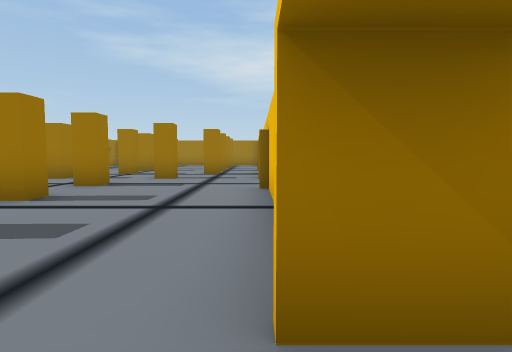
View 1 (above)

24 first-person views from a walk through a scene from a Unity 3-D project. The camera is 1.3 m above the floor, tilts 4° down and sees 80° across. The floor is counted in squares, 2 m on a side. Each view is taken from the middle of a square. On the plan, view 1 faces up. The plan holds only what a view shows up to about 10 squares ahead; the rest is blank. The place goes on beyond the plan. Some animated figures are left out.

View 2
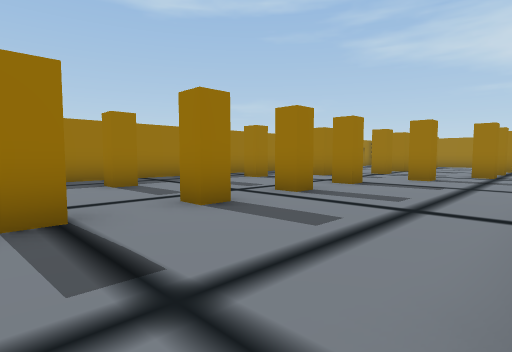

View 3
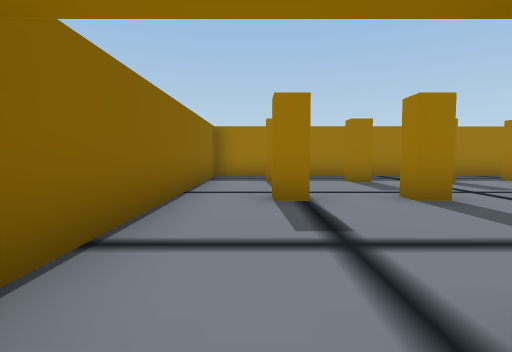

View 4
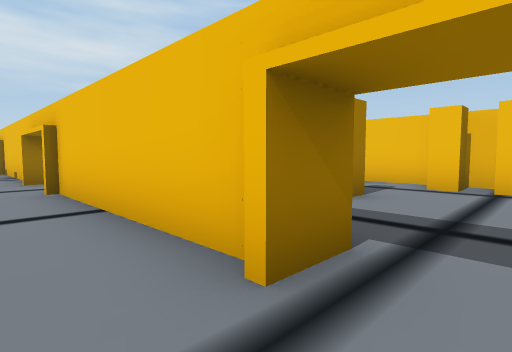

View 5
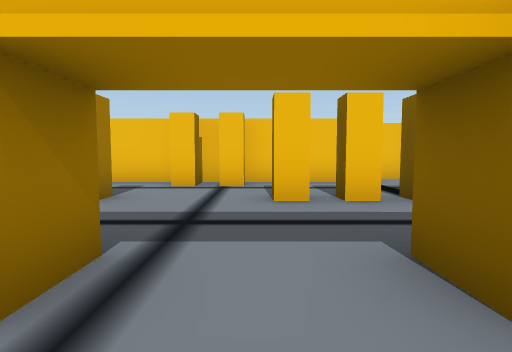

View 6
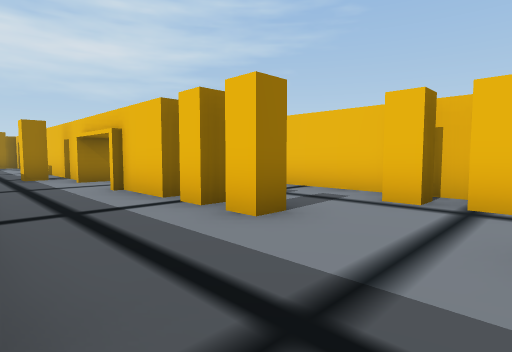

View 7
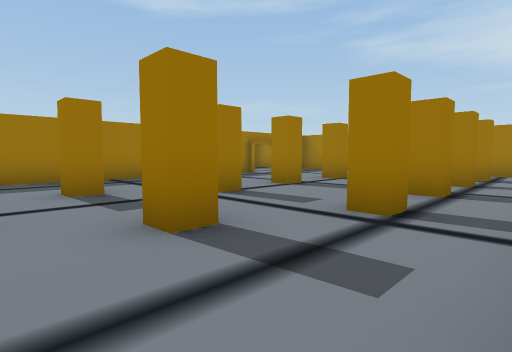

View 8
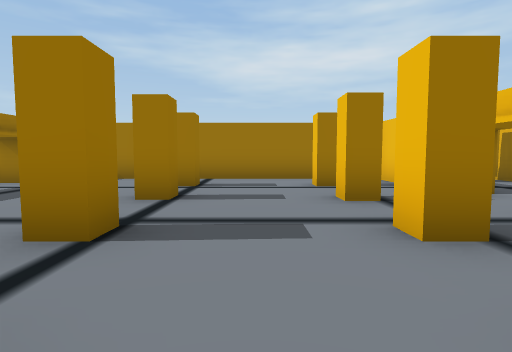

View 9
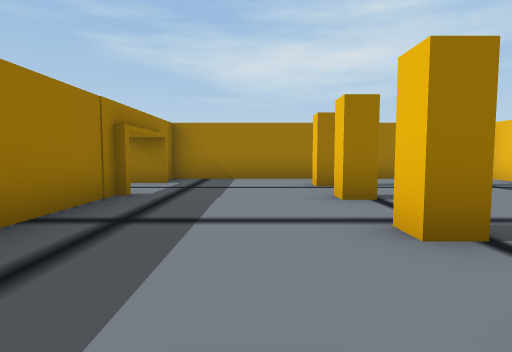

View 10
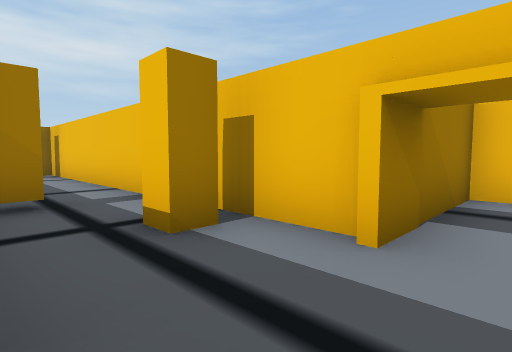

View 11
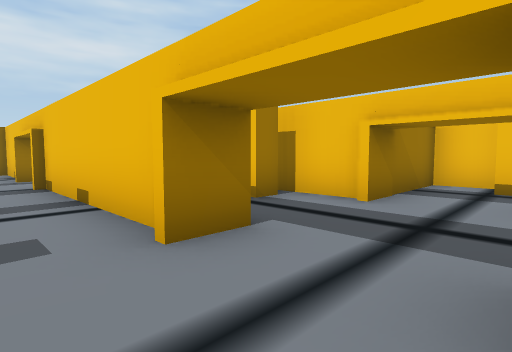

View 12
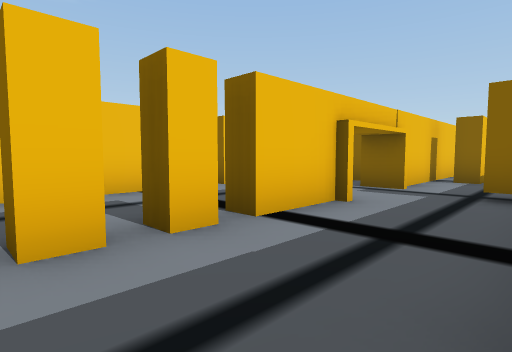

View 13
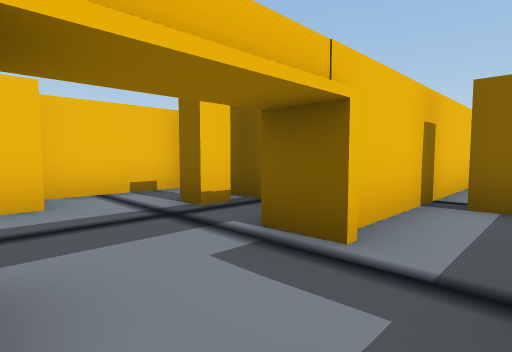

View 14
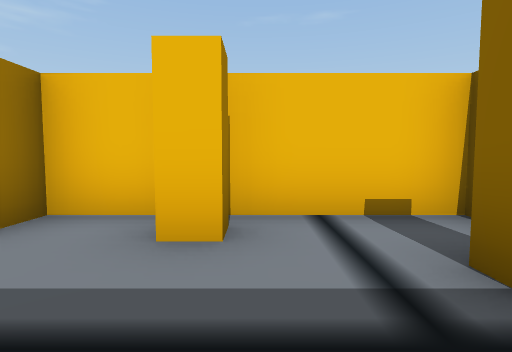

View 15
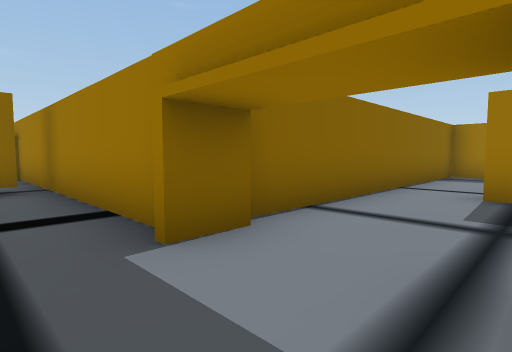

View 16
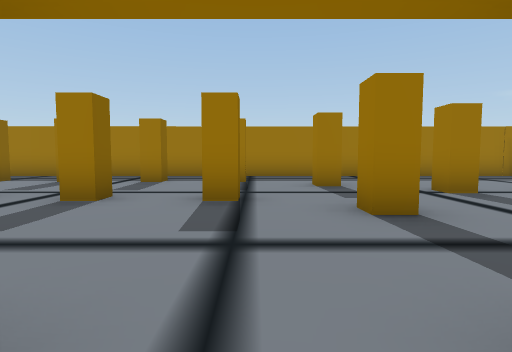

View 17
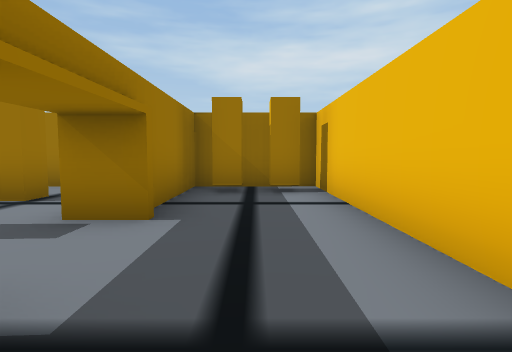

View 18
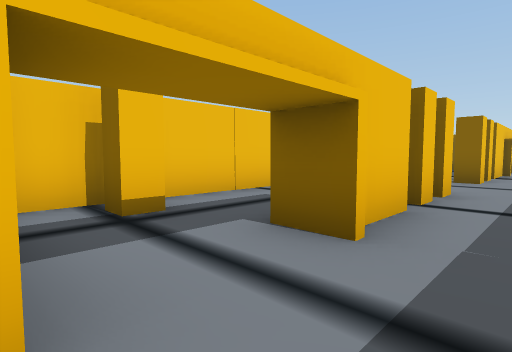

View 19
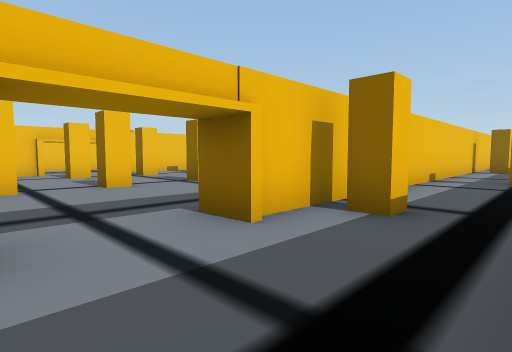

View 20
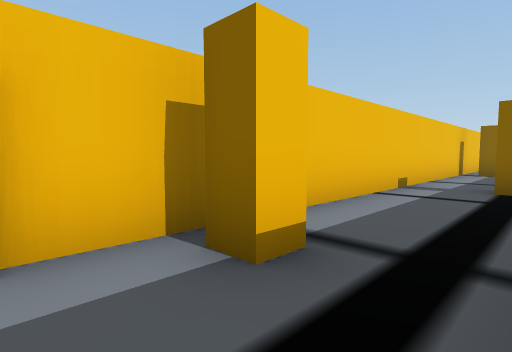

View 21
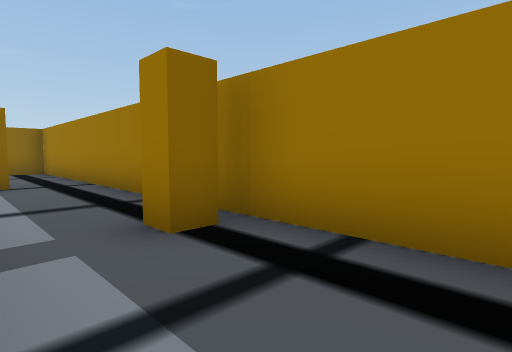

View 22
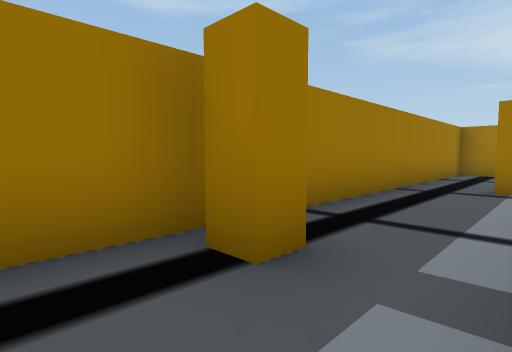

View 23
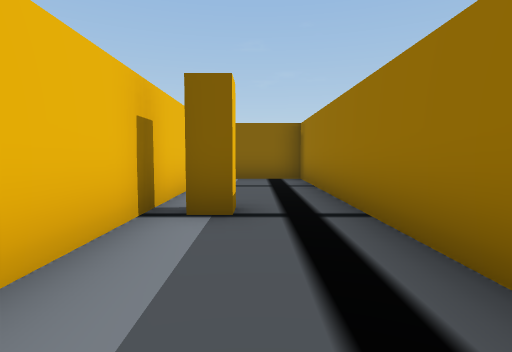

View 24
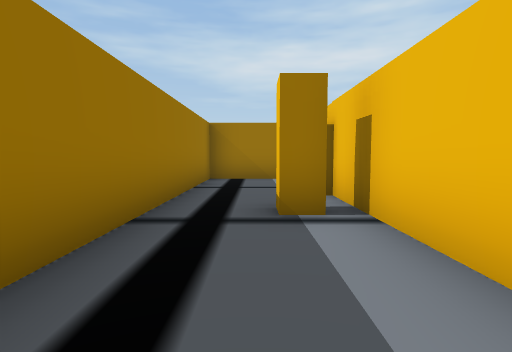

### Floor plan
Ten units are one square. View 1 is at (0, 0); x grows to the right and y downward. Boxes are objects, and circles mark ways between rooms. Rooms are numbered by the first view taken in them; rooms with no view inside come last. Other rooms are left out.
<svg viewBox="-120 -190 200 270">
<path fill="none" stroke="#000" d="M2 -85 2 -105M10 -79 0 -79M2 -124 2 -129M32 -79 32 -145M10 -150 2 -150 2 -157M-83 -148 -82 12 -1 12M-88 -150 -80 -150M3 -12 2 -59M10 -10 0 -10M3 -182 -83 -182 -83 -177M63 25 62 -44M33 39 33 22 37 22M7 15 7 44M0 10 10 10M30 60 40 60M32 -42 32 -59M45 73 72 73 72 28 66 28M-87 -15 -88 -150M-80 -170 -90 -170M-94 -182 -112 -182 -112 12 -94 12M7 -165 7 -156M32 -145 32 -182 16 -182M32 -59 40 -59M62 -44 62 -79 32 -79"/>
<rect x="-75" y="-15" width="20" height="20" fill="#bbb"><title>other object</title></rect>
<rect x="-75" y="-35" width="20" height="20" fill="#bbb"><title>other object</title></rect>
<rect x="-75" y="-55" width="20" height="20" fill="#bbb"><title>other object</title></rect>
<rect x="-75" y="-75" width="20" height="20" fill="#bbb"><title>other object</title></rect>
<rect x="-65" y="-95" width="20" height="20" fill="#bbb"><title>other object</title></rect>
<rect x="-55" y="-135" width="20" height="20" fill="#bbb"><title>other object</title></rect>
<rect x="-55" y="-175" width="20" height="20" fill="#bbb"><title>other object</title></rect>
<rect x="-45" y="-15" width="20" height="20" fill="#bbb"><title>other object</title></rect>
<rect x="-45" y="-35" width="20" height="20" fill="#bbb"><title>other object</title></rect>
<rect x="-45" y="-55" width="20" height="20" fill="#bbb"><title>other object</title></rect>
<rect x="-45" y="-75" width="20" height="20" fill="#bbb"><title>other object</title></rect>
<rect x="-45" y="-115" width="10" height="20" fill="#bbb"><title>other object</title></rect>
<rect x="-45" y="-155" width="10" height="10" fill="#bbb"><title>other object</title></rect>
<rect x="-35" y="-95" width="20" height="20" fill="#bbb"><title>other object</title></rect>
<rect x="-25" y="-115" width="20" height="20" fill="#bbb"><title>other object</title></rect>
<rect x="-25" y="-135" width="20" height="20" fill="#bbb"><title>other object</title></rect>
<rect x="-25" y="-155" width="20" height="20" fill="#bbb"><title>other object</title></rect>
<rect x="-25" y="-175" width="20" height="20" fill="#bbb"><title>other object</title></rect>
<rect x="5" y="-125" width="10" height="20" fill="#bbb"><title>other object</title></rect>
<rect x="15" y="-105" width="20" height="20" fill="#bbb"><title>other object</title></rect>
<rect x="25" y="5" width="20" height="20" fill="#bbb"><title>other object</title></rect>
<rect x="25" y="-5" width="20" height="10" fill="#bbb"><title>other object</title></rect>
<rect x="25" y="-35" width="20" height="20" fill="#bbb"><title>other object</title></rect>
<rect x="25" y="-45" width="20" height="10" fill="#bbb"><title>other object</title></rect>
<rect x="45" y="55" width="20" height="20" fill="#bbb"><title>other object</title></rect>
<rect x="45" y="-15" width="20" height="20" fill="#bbb"><title>other object</title></rect>
<rect x="45" y="-25" width="20" height="10" fill="#bbb"><title>other object</title></rect>
<rect x="55" y="35" width="20" height="20" fill="#bbb"><title>other object</title></rect>
<rect x="-115" y="-95" width="20" height="20" fill="#bbb"><title>other object</title></rect>
<rect x="-105" y="-45" width="20" height="20" fill="#bbb"><title>other object</title></rect>
<rect x="-105" y="-145" width="20" height="20" fill="#bbb"><title>other object</title></rect>
<rect x="5" y="-185" width="10" height="20" fill="#bbb"><title>other object</title></rect>
<rect x="15" y="-185" width="20" height="20" fill="#bbb"><title>other object</title></rect>
<rect x="45" y="-75" width="20" height="20" fill="#bbb"><title>other object</title></rect>
<circle cx="10" cy="0" r="3" fill="#2a7"/>
<circle cx="25" cy="-55" r="3" fill="#2a7"/>
<circle cx="-80" cy="-160" r="3" fill="#2a7"/>
<circle cx="25" cy="-155" r="3" fill="#2a7"/>
<circle cx="40" cy="-70" r="3" fill="#2a7"/>
<circle cx="55" cy="-55" r="3" fill="#2a7"/>
<text x="-30" y="-90">1</text>
<text x="40" y="10">2</text>
<text x="-100" y="-90">3</text>
<text x="20" y="-170">4</text>
<text x="50" y="-60">5</text>
</svg>
Room 1 opens to room 2. Room 1 opens to room 3. Room 1 opens to room 4. Room 1 opens to room 5. Room 2 opens to room 5.

Where each view was taken, in squares from view 1:
view 1: 0 up, 0 right, facing up
view 2: 0 up, 0 right, facing up-left
view 3: 0 up, 1 right, facing left
view 4: 0 up, 1 left, facing up-right
view 5: 0 up, 1 left, facing right
view 6: 0 up, 1 right, facing up-right
view 7: 7 up, 0 right, facing up-left
view 8: 10 up, 3 left, facing up
view 9: 10 up, 6 left, facing up
view 10: 7 up, 1 right, facing up-right
view 11: 6 up, 1 left, facing up-right
view 12: 0 up, 1 right, facing down-right
view 13: 4 down, 2 right, facing down-right
view 14: 5 down, 4 right, facing right
view 15: 1 up, 2 right, facing down-left
view 16: 7 up, 1 right, facing left
view 17: 12 up, 2 right, facing up
view 18: 8 up, 2 right, facing down-right
view 19: 17 up, 11 left, facing down-right
view 20: 15 up, 11 left, facing down-right
view 21: 11 up, 9 left, facing down-left
view 22: 7 up, 9 left, facing up-left
view 23: 7 up, 10 left, facing down
view 24: 10 up, 10 left, facing up
